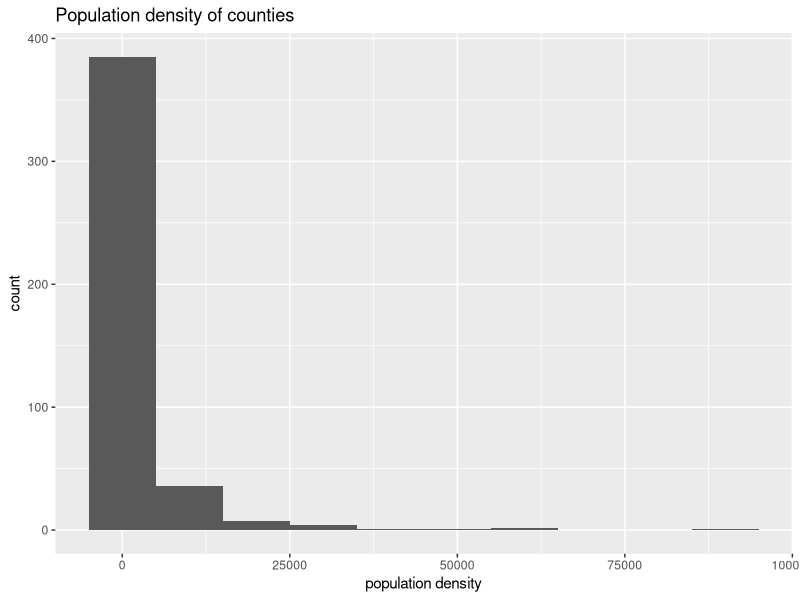
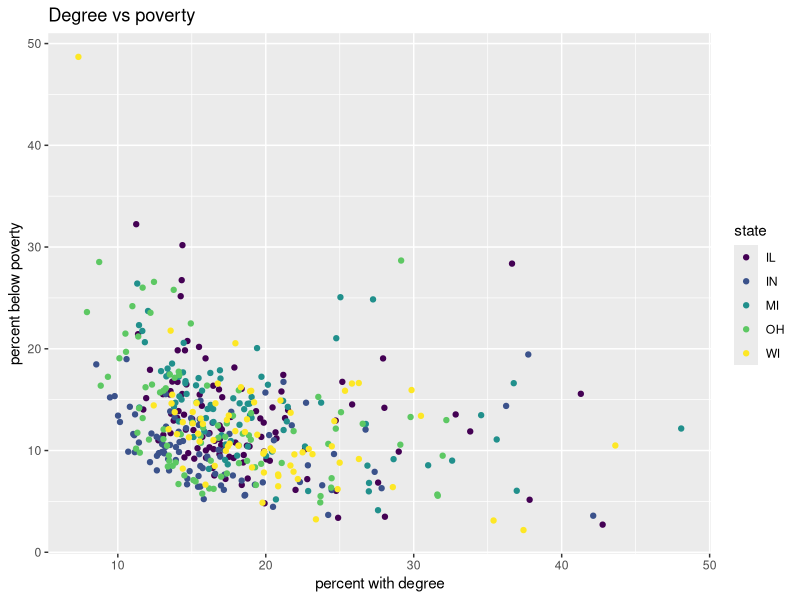
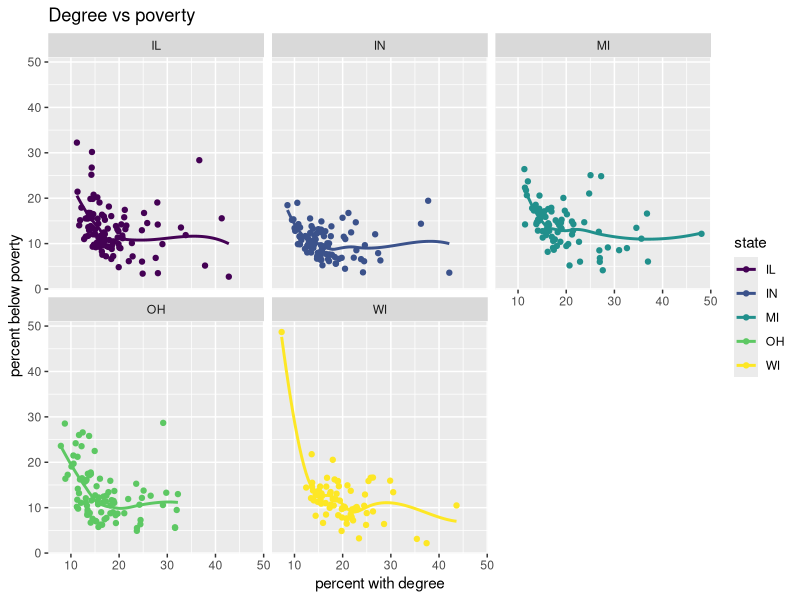
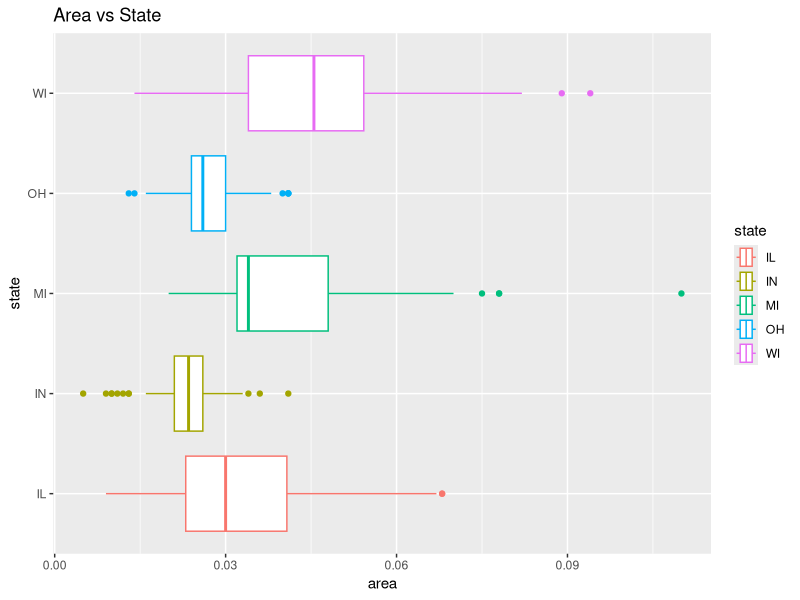
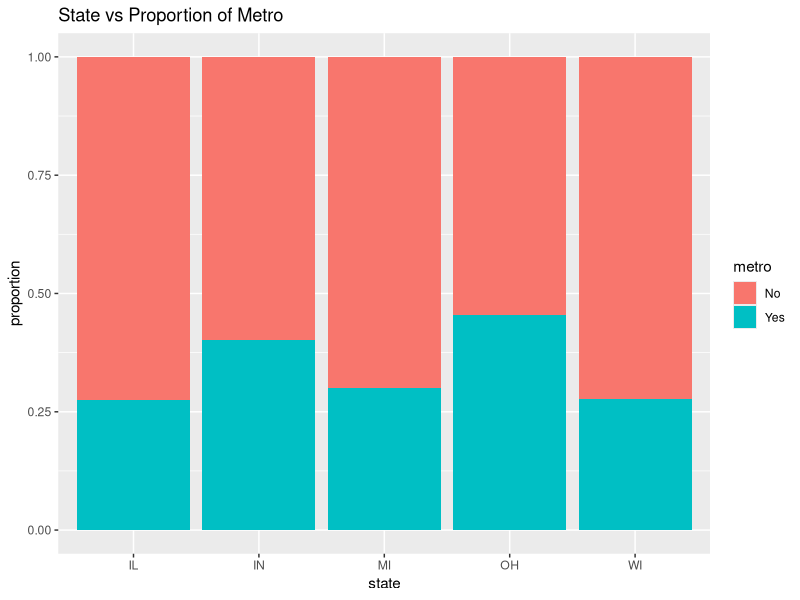
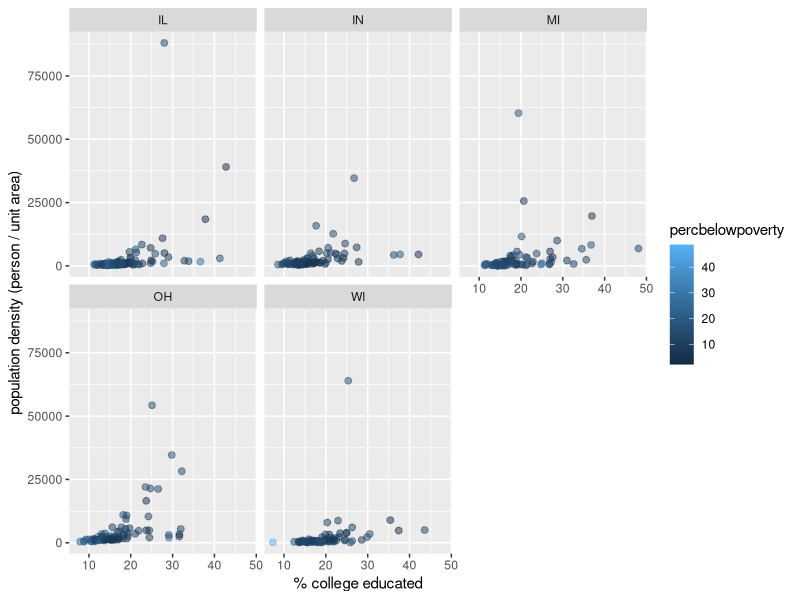

The R source for these figures, in order:
## ---- chunk 1
#| label: load-packages
#| message: false

library(tidyverse)
library(viridis)
## ---- chunk 2
# label:population-density-of-counties
ggplot(data = midwest,
       aes(x = popdensity)) +
  geom_histogram(binwidth = 10000) +
  labs(x = "population density",
       y ="count",
       title = "Population density of counties")
## ---- chunk 3
# label:percollege-vs-percentbelowpoverty
ggplot(data = midwest,
       aes(x=percollege, y =percbelowpoverty, color = state)) +
  geom_point() +
  labs(x = "percent with degree",
       y ="percent below poverty",
       title = "Degree vs poverty") +
  scale_color_viridis_d()
## ---- chunk 4
# label:Same-as-#3-with-geom-smooth
ggplot(data = midwest,
       aes(x=percollege, y =percbelowpoverty, color = state))+
  geom_point() +
  labs(x = "percent with degree",
       y ="percent below poverty",
       title = "Degree vs poverty")+
  scale_color_viridis_d()+
  facet_wrap("state")+
  geom_smooth(se=FALSE)
## ---- chunk 5
# label:Area-of-county-based-on-state
ggplot(data = midwest,
       aes(x=area, y =state, color = state))+
  geom_boxplot() +
  labs(x = "area",
       y ="state",
       title = "Area vs State")
## ---- chunk 6
# label:proportion-of-metro-to-state
midwest <- midwest |>
  mutate(metro = if_else(inmetro == 1, "Yes", "No"))

ggplot(data = midwest, 
       aes(x = state, fill = metro)) + geom_bar(position = "fill") +
  labs(x = "state",
       y ="proportion",
       title = "State vs Proportion of Metro")

## ---- chunk 7
# label:percent-college-educated-vs-population-density-per-state
ggplot(data = midwest,
       aes(x=percollege, y = popdensity, color = percbelowpoverty))+ 
  geom_point(alpha = 0.5, size = 2) + 
  labs(x = "% college educated", y ="population density (person / unit area)") + 
  facet_wrap("state")
